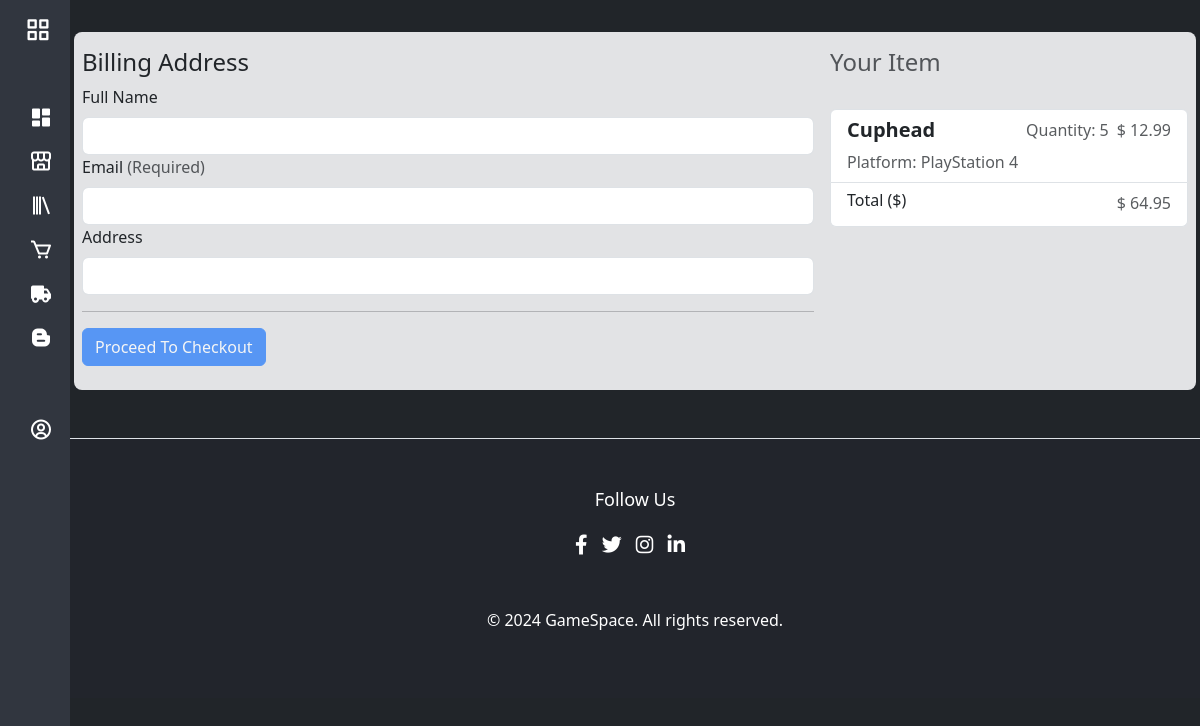
/user/checkout.php?cart_id=1 (signed in), run on an earlier commit of the app's database.
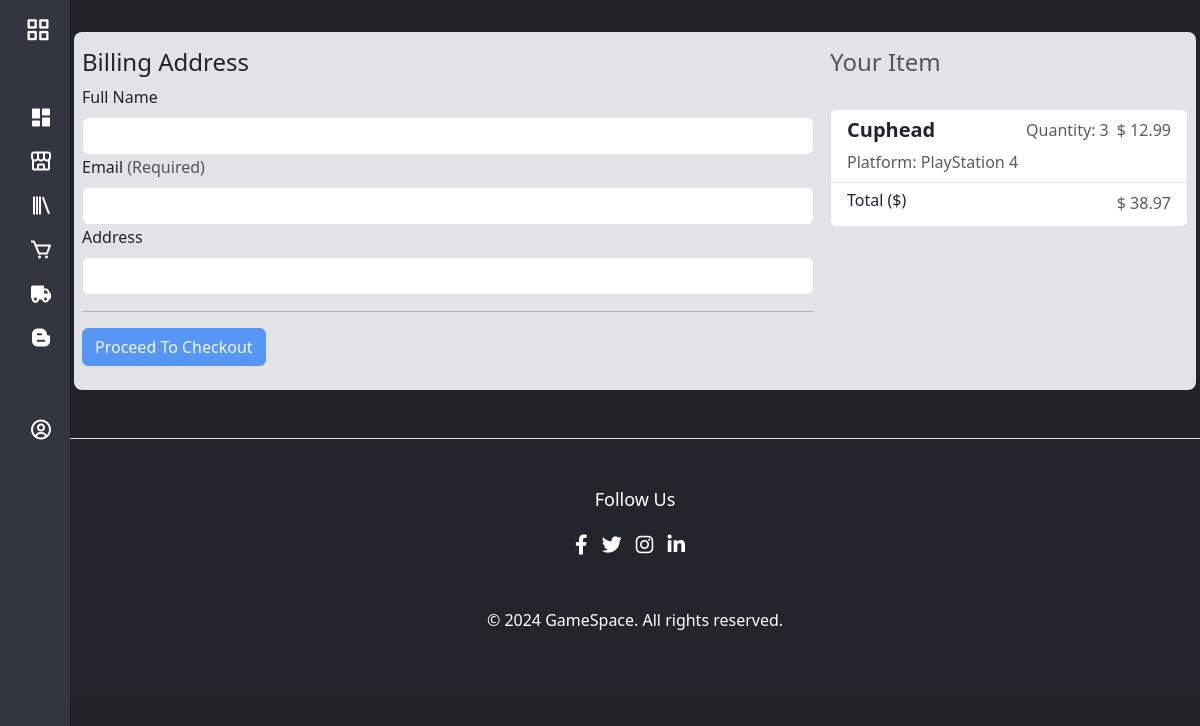
And on a later commit of the database.
### tables this page shows
CREATE TABLE `tbl_cart` (
  `id` int(11) NOT NULL,
  `product_id` int(11) NOT NULL,
  `platform_id` int(11) NOT NULL,
  `quantity` int(11) NOT NULL,
  `user_id` int(11) NOT NULL
);

CREATE TABLE `tbl_products` (
  `id` int(11) NOT NULL,
  `product_name` varchar(255) NOT NULL,
  `product_description` text NOT NULL,
  `product_thumbnail` text DEFAULT NULL,
  `snapshots` text DEFAULT NULL,
  `price` float NOT NULL,
  `sold_count` int(11) NOT NULL DEFAULT 0,
  `deleted_at` date DEFAULT NULL
);

CREATE TABLE `tbl_platforms` (
  `id` int(11) NOT NULL,
  `platform_name` varchar(100) NOT NULL
);

### classes/dbh.php (called while the page is built, shortened)
<?php
class Dbh {
	protected function connect() {
		try {
			$servername = 'localhost';
			$username = 'root';
			$password = '';
			$db_name = 'gamespace';
			$this->dbh = new PDO("mysql:host=$servername;dbname=$db_name", $username, $password);
			return $this->dbh;
		} catch (Exception $e) {
			echo "ERROR: $e";
		}
	}
}

### classes/model/userModel.php (called while the page is built, shortened)
<?php
class User extends Dbh
{
	private function executeQuery($stmt, ...$values)
	{
		if (!$stmt->execute($values)) {
			header("location: ../index.php?error=SomethingWentWrong");
			exit();
		}
		$results = $stmt->fetchAll(PDO::FETCH_ASSOC);
		return $results;
	}
	protected function getPlaform($platform_id)
	{
		$sql = "SELECT id, platform_name FROM tbl_platforms WHERE id = ?";
		$stmt = $this->connect()->prepare($sql);
		return $this->executeQuery($stmt, $platform_id);
	}
	protected function getOrderInfo($cart_id)
	{
		$sql = "SELECT * FROM tbl_cart INNER JOIN tbl_products ON tbl_cart.product_id = tbl_products.id WHERE tbl_cart.id = ?";
		$stmt = $this->connect()->prepare($sql);
		return $this->executeQuery($stmt, $cart_id);
	}
}

### classes/view/userView.php (called while the page is built, shortened)
<?php
class UserView extends User
{
	public function fetchPlatform($platform_id)
	{
		$data = $this->getPlaform($platform_id);
		return $data;
	}
	public function fetchOrderInfo($cart_id)
	{
		$data = $this->getOrderInfo($cart_id);
		return $data;
	}
}

### user/checkout.php (the view, shortened to what this page needs)
<?php
include "partials/sidebar.php";
require "../classes/dbh.php";
require "../classes/model/userModel.php";
require "../classes/view/userView.php";
$user_id = $_SESSION['user_id'] ?? NULL;
$cart_id = $_GET['cart_id'] ?? NULL;
$product_id = $_GET['product_id'] ?? NULL;
$userView = new UserView();
if (isset($_GET['product_id'])) {
    $data = $userView->fetchGameInfo($product_id);
} else {
    $data = $userView->fetchOrderInfo($cart_id);
    $product_id = $data[0]['product_id'];
}
$product_name = $data[0]['product_name'];
$quantity = $_GET['quantity'] ?? $data[0]['quantity'];
$total_price = $data[0]['price'] * $quantity;
$platform_id = $_GET['platform'] ?? $data[0]['platform_id'];
$platform = $userView->fetchPlatform($platform_id);
?>
<div class="container my-5">
    <div class="row g-3 bg-secondary-subtle rounded-3">
        <div class="col-lg-4 col-md-10 order-md-last">
            <h4 class="d-flex justify-content-between align-item-center">
                <span class="text-muted mb-4">Your Item</span>
            </h4>
            <ul class="list-group">
                <li class="list-group-item d-flex justify-content-between">
                    <div>
                        <h6 class="fs-5 fw-bolder"><?= $product_name ?></h6>
                        <span class="text-muted">Platform: <span data-platform-id="<?= $platform[0]['id'] ?>" id="platform"><?= $platform[0]['platform_name'] ?></span></span>
                    </div>
                    <div>
                        <span class="text-muted">Quantity: <span id="order_quantity"><?= $quantity ?></span></span>
                    </div>
                    <span class="text-muted">$ <?= $data[0]['price'] ?></span>
                </li>
                <li class="list-group-item d-flex justify-content-between">
                    <div>
                        <h6>Total ($)</h6>
                    </div>
                    <span class="text-muted">$ <span id="order_total"><?= $total_price ?></span></span>
                </li>
            </ul>
        </div>
        <div class="col-lg-8 col-md-10">
            <h4>Billing Address</h4>
            <div class="form">
                <div class="row">
                    <div class="col-12">
                        <label class="form-label" for="firstname">Full Name</label>
                        <input type="text" id="fullname" class="form-control checkout_data" onkeyup="checkInput()" required>
                    </div>
                    <div class="col-12">
                        <label class="form-label" for="email">Email
                            <span class="text-muted"> (Required)</span>
                        </label>
                        <input type="text" id="email" value="<?= $_SESSION['email'] ?>" class="form-control checkout_data" onkeyup="checkInput()" required>
                    </div>
                    <div class="col-12">
                        <label class="form-label" for="address">Address </label>
                        <input type="text" id="address" class="form-control checkout_data" onkeyup="checkInput()" required>
                    </div>
                </div>
                <hr>
                <button type="submit" id="checkout_button" disabled class="btn btn-primary btn-block mb-4"  onclick="checkout(<?= $user_id . ',' . $product_id ?>)" data-bs-toggle="modal" data-bs-target="#confirmModal">Proceed To Checkout</button>
            </div>
        </div>
    </div>
</div>
<?php
include "partials/footer.php";
?>

### user/partials/sidebar.php (shortened to what this page needs)
<?php
$page = basename($_SERVER['PHP_SELF'], ".php");
?>
<!DOCTYPE html>
<html lang="en">
<head>
	<link rel="stylesheet" href="<?= ($page == 'index') ? '' : "../" ?>css/sidebar-footer.css">
	<link rel="stylesheet" href="<?= ($page == 'index') ? '' : "../" ?>css/page_1_&_2_&_5.css">
	<link rel="stylesheet" href="https://cdnjs.cloudflare.com/ajax/libs/font-awesome/6.4.0/css/all.min.css" />
	<link href="https://cdn.jsdelivr.net/npm/bootstrap@5.3.3/dist/css/bootstrap.min.css" rel="stylesheet">
	<link href='https://unpkg.com/boxicons@2.1.4/css/boxicons.min.css' rel='stylesheet'>
</head>
<body class="bg-dark">
	<div class="wrapper d-flex">
		<aside id="sidebar" class="">
			<div class="d-flex">
				<button id="toggle-button">
					<i class='bx bx-grid-alt fs-3'></i>
				</button>
			</div>
			<ul class="sidebar-nav">
				<li class="sidebar-item">
					<a href="<?= ($page == 'index') ? '' : '../' ?>index.php" class="sidebar-link d-flex align-items-center">
						<i class='bx bxs-dashboard fs-4'></i>
					</a>
				</li>
				<li class="sidebar-item">
					<a href="" class="sidebar-link has-dropdown collapsed d-flex align-items-center" data-bs-toggle="collapse" data-bs-target="#store_sub_items" aria-expanded="false" aria-controls="store_sub_items">
						<i class='bx bx-store-alt fs-4'></i>
					</a>
				</li>
				<li class="sidebar-item">
					<a href="<?= ($page == 'index') ? 'user/' : '' ?>library.php" class="sidebar-link d-flex align-items-center">
						<i class='bx bx-library fs-4'></i>
					</a>
				</li>
				<li class="sidebar-item">
					<a href="<?= ($page == 'index') ? 'user/' : '' ?>cart.php" class="sidebar-link d-flex align-items-center">
						<i class='bx bx-cart fs-4'></i>
					</a>
				</li>
				<li class="sidebar-item">
					<a href="<?= ($page == 'index') ? 'user/' : '' ?>order.php" class=" sidebar-link d-flex align-items-center">
						<i class='bx bxs-truck fs-4'></i>
					</a>
				</li>
				<li class="sidebar-item">
					<a href="<?= ($page == 'index') ? 'user/' : '' ?>blog.php" class="sidebar-link d-flex align-items-center">
						<i class='bx bxl-blogger fs-4'></i>
					</a>
				</li>
				<li class="sidebar-item mt-5">
					<a href="" class="sidebar-link has-dropdown collapsed d-flex align-items-center" data-bs-toggle="collapse" data-bs-target="#user_collapse" aria-expanded="false" aria-controls="user_collapse">
						<i class='bx bx-user-circle fs-4'></i>
					</a>
				</li>
			</ul>
		</aside>
		<div class="main bg-dark">

### user/partials/footer.php
<footer class="border-top">
    <div class="footer-content">
        <div class="footer-column">
            <h3>Follow Us</h3>
            <div class="social-icons">
                <a href="https://www.facebook.com" target="_blank" rel="noreferrer" class="social-icon"><i class="fab fa-facebook-f"></i></a>
                <a href="https://www.twitter.com" target="_blank" rel="noreferrer" class="social-icon"><i class="fab fa-twitter"></i></a>
                <a href="https://www.instagram.com" target="_blank" rel="noreferrer" class="social-icon"><i class="fab fa-instagram"></i></a>
                <a href="https://www.linkedin.com" target="_blank" rel="noreferrer" class="social-icon"><i class="fab fa-linkedin-in"></i></a>
            </div>
            <p class="mt-5">&copy; <?= date('Y') ?> GameSpace. All rights reserved.</p>
        </div>
    </div>
</footer>
</div>
</div>
</body>
</html>

### css/sidebar-footer.css (style rules this page uses)
a { text-decoration: none; }
li { list-style: none; }
body { font-family: "Poppins", sans-serif; }
.main { min-height: 100svh; width: 100%; overflow: hidden; transition: all 350ms ease-in-out; }
#sidebar { position: sticky; top: 0; max-height: 100svh; width: 70px; min-width: 70px; z-index: 1000; display: flex; flex-direction: column; background-color: #31363F; transition: all 250ms ease-in-out; }
#toggle-button { background: transparent; cursor: pointer; border: none; padding: 1rem 1.5rem; }
#toggle-button i { color: white; font-size: 1.5rem; }
.sidebar-nav { padding: 2rem 0; flex: 1 1 auto; }
a.sidebar-link { text-decoration: none; padding: .625rem 1.625rem; color: #FFF; display: flex; align-items: center; white-space: nowrap; border-left: 3px solid transparent; }
.sidebar-link i { font-size: 1.1rem; margin-right: .75rem; }
.sidebar-item { position: relative; }
footer { background-color: #22252C !important; color: #fff; text-align: center; padding: 50px 0; }
.footer-content { display: flex; justify-content: space-around; flex-wrap: wrap; }
.footer-column { flex: 1; margin: 0 20px; max-width: 300px; }
.footer-column h3 { color: #fff; font-size: 18px; margin-bottom: 20px; }
.social-icons { margin-top: 20px; }
.social-icon { color: #fff; font-size: 20px; margin-right: 10px; transition: color 0.3s; }

### css/page_1_&_2_&_5.css (style rules this page uses)
:root { --color-default: #31363F; --color-second: #222831; --color-white: #fff; --color-body: #e4e9f7; --color-light: #e0e0e0; }

What changed in the data, as far as the page shows it:
changed tbl_cart "Cuphead": quantity "5" → "3"; total_price "64.95" → "38.97"
